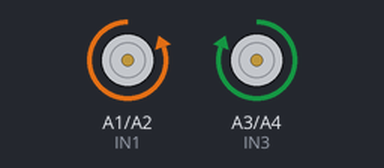
Simulated run of this sketch. Board: Arduino Uno, built with avr-gcc and run on an emulated ATmega328P. Parts: motor-driver pin pairs drawn as motors (green arrow = first pin HIGH = forward, orange = second pin HIGH = backward, longer = more drive, scaled by the enable pin).

Above: at 2.5 s.
At 9.5 s:
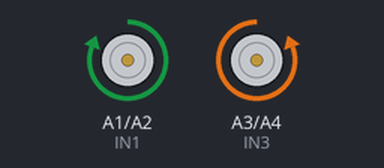
At 13.0 s:
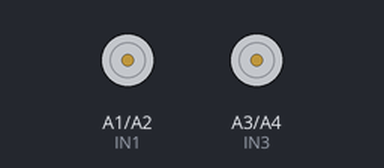
Timing chart, 0 to 18.2 s (numbered marks = the images above):
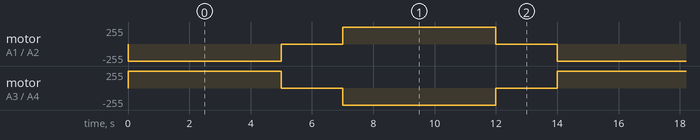

The sketch:

L298_test.ino
```cpp
/***************
*
* Sample code to test L298 DC motor controller board
*
* Code copied from http://www.geekonfire.com/wiki/index.php?title=Dual_H-Bridge_Motor_Driver
*
****************/

int ENA=A0;
int IN1=A1;
int IN2=A2;
int IN3=A3;
int IN4=A4;
int ENB=A5;

void setup()
{
 pinMode(ENA,OUTPUT);//output
 pinMode(ENB,OUTPUT);
 pinMode(IN1,OUTPUT);
 pinMode(IN2,OUTPUT);
 pinMode(IN3,OUTPUT);
 pinMode(IN4,OUTPUT);
 digitalWrite(ENA,LOW);
 digitalWrite(ENB,LOW);//stop driving
 digitalWrite(IN1,LOW);
 digitalWrite(IN2,HIGH);//setting motorA's directon
 digitalWrite(IN3,HIGH);
 digitalWrite(IN4,LOW);//setting motorB's directon
}
void loop()
{
  digitalWrite(IN1,LOW);
  digitalWrite(IN2,HIGH);//setting motorA's directon
  digitalWrite(IN3,HIGH);
  digitalWrite(IN4,LOW);//setting motorB's directon

  analogWrite(ENA,255);//start driving motorA
  analogWrite(ENB,255);//start driving motorB

  delay(5000);

  analogWrite(ENA,0);//start driving motorA
  analogWrite(ENB,0);//start driving motorB

  delay(2000);

  digitalWrite(IN1,HIGH);
  digitalWrite(IN2,LOW);//setting motorA's directon
  digitalWrite(IN3,LOW);
  digitalWrite(IN4,HIGH);//setting motorB's directon

  analogWrite(ENA,255);//start driving motorA
  analogWrite(ENB,255);//start driving motorB

  delay(5000);

  analogWrite(ENA,0);//start driving motorA
  analogWrite(ENB,0);//start driving motorB

  delay(2000);

}
```

Measured:
- by itself, motor on A1 (IN1) / A2 (IN2): repeats every 14.0 s: stopped 2.0 s, forward 255/255 5.0 s, stopped 2.0 s, backward 255/255 5.0 s
- by itself, motor on A3 (IN3) / A4 (IN4): repeats every 14.0 s: stopped 2.0 s, backward 255/255 5.0 s, stopped 2.0 s, forward 255/255 5.0 s
